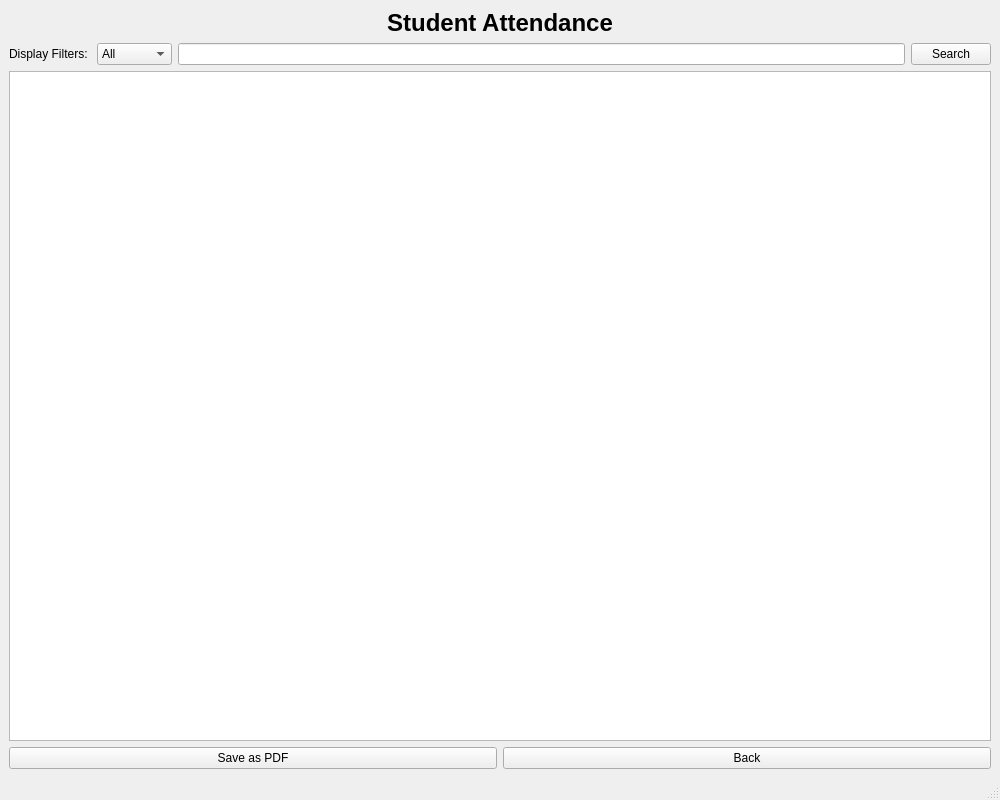
<?xml version="1.0" encoding="UTF-8"?>
<ui version="4.0">
    <class>viewAttendancePage</class>
    <widget class="QMainWindow" name="viewAttendancePage">
        <property name="geometry">
            <rect>
                <x>100</x>
                <y>100</y>
                <width>1000</width>
                <height>800</height>
            </rect>
        </property>
        <property name="windowTitle">
            <string>View Attendance</string>
        </property>
        <widget class="QWidget" name="centralwidget">
            <layout class="QGridLayout" name="gridLayout">
                <item row="0" column="0">
                    <layout class="QVBoxLayout" name="verticalLayout_2">
                        <item>
                            <layout class="QVBoxLayout" name="verticalLayout">
                                <item>
                                    <widget class="QLabel" name="label">
                                        <property name="text">
                                            <string>
                                                &lt;html&gt;&lt;head/&gt;&lt;body&gt;&lt;p&gt;&lt;span
                                                style=&quot; font-size:18pt;
                                                font-weight:600;&quot;&gt;Student
                                                Attendance&lt;/span&gt;&lt;/p&gt;&lt;/body&gt;&lt;/html&gt;</string>
                                        </property>
                                        <property name="alignment">
                                            <set>Qt::AlignCenter</set>
                                        </property>
                                    </widget>
                                </item>
                                <item>
                                    <layout class="QHBoxLayout" name="horizontalLayout">
                                        <item>
                                            <widget class="QLabel" name="filterLabel">
                                                <property name="text">
                                                    <string>Display Filters: </string>
                                                </property>
                                            </widget>
                                        </item>
                                        <item>
                                            <widget class="QComboBox" name="filterComboBox">
                                                <item>
                                                    <property name="text">
                                                        <string>All</string>
                                                    </property>
                                                </item>
                                                <item>
                                                    <property name="text">
                                                        <string>Good</string>
                                                    </property>
                                                </item>
                                                <item>
                                                    <property name="text">
                                                        <string>Warning</string>
                                                    </property>
                                                </item>
                                                <item>
                                                    <property name="text">
                                                        <string>Danger</string>
                                                    </property>
                                                </item>
                                            </widget>
                                        </item>
                                        <item>
                                            <widget class="QLineEdit" name="searchText">
                                                <property name="text">
                                                    <string />
                                                </property>
                                            </widget>
                                        </item>
                                        <item>
                                            <widget class="QPushButton" name="searchBtn">
                                                <property name="text">
                                                    <string>Search</string>
                                                </property>
                                                <property name="shortcut">
                                                    <string>Return</string>
                                                </property>
                                            </widget>
                                        </item>
                                    </layout>
                                </item>
                            </layout>
                        </item>
                        <item>
                            <widget class="QTableWidget" name="table" />
                        </item>
                    </layout>
                </item>
                <item row="1" column="0">
                    <layout class="QHBoxLayout" name="horizontalLayout_2">
                        <item>
                            <widget class="QPushButton" name="saveAsPdfBtn">
                                <property name="text">
                                    <string>Save as PDF</string>
                                </property>
                            </widget>
                        </item>
                        <item>
                            <widget class="QPushButton" name="backBtn">
                                <property name="text">
                                    <string>Back</string>
                                </property>
                                <property name="shortcut">
                                    <string>Backspace</string>
                                </property>
                            </widget>
                        </item>
                    </layout>
                </item>
            </layout>
        </widget>
        <widget class="QStatusBar" name="statusbar" />
    </widget>
    <resources />
    <connections />
</ui>
